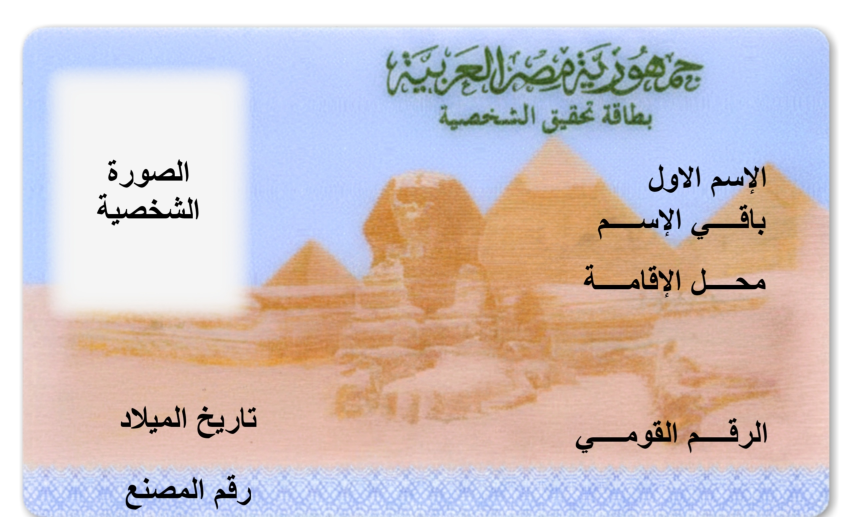
#> input picture assets/front_template.jpg, 2560 x 1550 px, found by its file name (shown at 1/3 size)
$ python clean_front_template.py
#> lines starting #> are read from the running program, lines starting #| are printed output that depends on the picture; after the words box and inside, x2 and y2 are one past the last pixel; in counts of white or black regions, pixels touching at a corner belong together
"""
One-time asset-cleanup script: erases the caption labels baked into
assets/front_template.jpg (e.g. "الإسم الاول", "تاريخ الميلاد") - these
were sitting exactly where generate_trial_ids.py now draws real values
(after this project's fields were recalibrated against a real card),
causing rendered values to visually collide with the template's own
label text and corrupting the synthetic benchmark (national_id exact
match dropped to 0/20).

This template is a generic mock asset already in the repo (a plain white
placeholder box, no real photo/personal data) - not derived from anyone's
real ID card, so it's safe to edit and commit.

Approach: a global color-based mask was tried first but the pyramid
silhouette's own shading has near-black, low-saturation pixels in its
darkest creases, indistinguishable from ink by color alone - it left
speckled inpainting artifacts across the graphic. Precise per-label
bounding boxes (measured directly off the template, see crop_labels.py
in this session's scratch dir) avoid that: Otsu-threshold dark pixels
*within* each small box only, so nothing outside a label's own footprint
is ever touched, then cv2.inpaint over just those pixels so the
surrounding texture stays intact instead of leaving a flat rectangle.
"""
import sys

import cv2
import numpy as np

TEMPLATE_PATH = "assets/front_template.jpg"
OUTPUT_PATH = sys.argv[1] if len(sys.argv) > 1 else "assets/front_template.jpg"

# Precise boxes (x0, y0, x1, y1), measured directly off the template by
# cropping and visually inspecting each label - not guessed.
LABEL_REGIONS = [
    (1900, 440, 2500, 600),   # "الإسم الاول" (first_name label)
    (1750, 580, 2500, 740),   # "باقي الإسم" (full_name label)
    (1720, 760, 2360, 910),   # "محل الإقامة" (address label)
    (1700, 1230, 2410, 1390), # "الرقم القومي" (national_id label)
    (190, 1190, 810, 1330),   # "تاريخ الميلاد" (birth_date label)
    (220, 1400, 750, 1550),   # "رقم المصنع" (serial_number label, over the blue border pattern)
    (250, 430, 750, 710),     # "الصورة الشخصية" (photo placeholder caption)
]


def main():
    image = cv2.imread(TEMPLATE_PATH)
#> image is the input picture: shape (1550, 2560, 3); mean B, G, R 196.1, 194.7, 206.9
    if image is None:
        raise SystemExit(f"Could not load {TEMPLATE_PATH}")

    h, w = image.shape[:2]
#> h = 1550; w = 2560
    mask = np.zeros((h, w), dtype=np.uint8)

    for (x0, y0, x1, y1) in LABEL_REGIONS:
        x0, y0 = max(0, x0), max(0, y0)
        x1, y1 = min(w, x1), min(h, y1)
        region = image[y0:y1, x0:x1]
        gray = cv2.cvtColor(region, cv2.COLOR_BGR2GRAY)
        # CLAHE first so a box straddling both the plain background and
        # the blue-border-pattern (serial_number) still gets a clean
        # ink-vs-background split from Otsu, instead of the busier area
        # dominating the histogram.
        clahe = cv2.createCLAHE(clipLimit=2.0, tileGridSize=(8, 8))
        gray = clahe.apply(gray)
        _, thresh = cv2.threshold(gray, 0, 255, cv2.THRESH_BINARY_INV + cv2.THRESH_OTSU)
        # A few more dilate iterations than the first pass - faint
        # anti-aliased glyph-edge pixels sat just below Otsu's cutoff and
        # survived as light ghosting after inpainting only the solid core.
        thresh = cv2.dilate(thresh, np.ones((3, 3), np.uint8), iterations=3)
        mask[y0:y1, x0:x1] = thresh
#> this loop made 7 passes
#> pass 1, in main, `region = image[y0:y1, x0:x1]`:
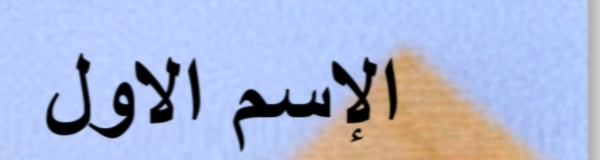
#> region: shape (160, 600, 3); mean B, G, R 214.2, 182.5, 171.9
#> pass 1, in main, `gray = cv2.cvtColor(region, cv2.COLOR_BGR2GRAY)`:
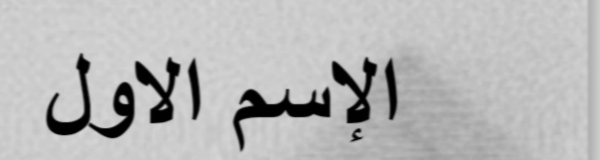
#> gray: shape (160, 600); min 0, max 214, mean 182.9
#> pass 1, in main, `_, thresh = cv2.threshold(gray, 0, 255, cv2.THRESH_BINARY_INV + cv2.TH..`:
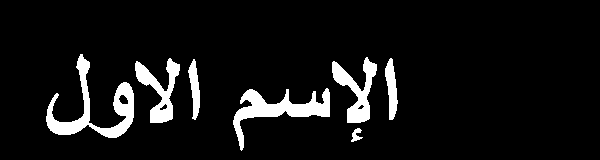
#> thresh: shape (160, 600); 7.6% white; 7 white regions, largest, box (x1, y1, x2, y2) and area: (46, 54, 134, 138) 2048, (233, 88, 330, 151) 1838, (332, 57, 377, 123) 1211
#> after the loop:
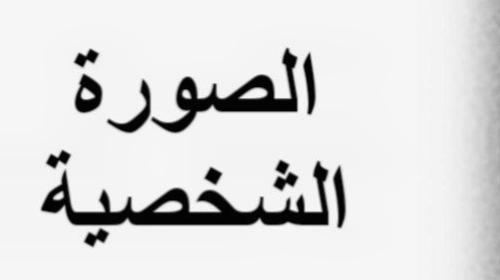
#> gray: shape (280, 500); min 2, max 252, mean 220.6
#> after the loop:
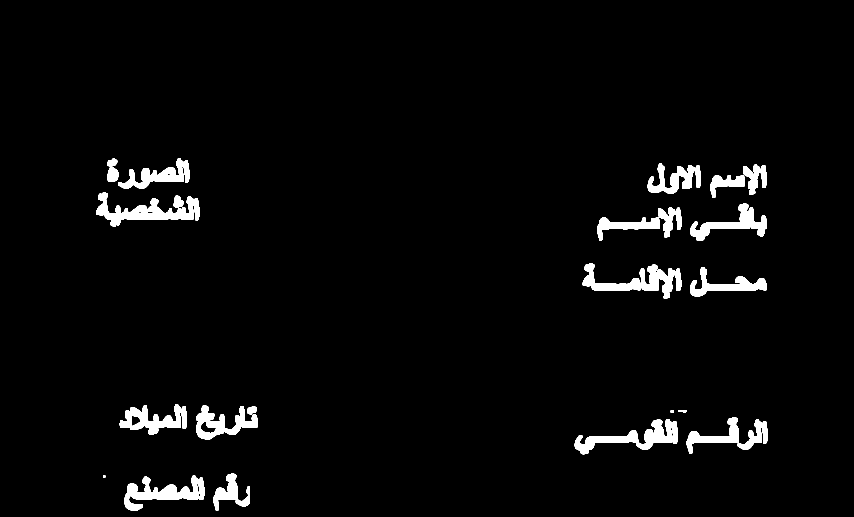
#> mask: shape (1550, 2560) (shown at 1/3 size); 3.1% white; 32 white regions, largest, box (x1, y1, x2, y2) and area: (288, 588, 598, 680) 11283, (1724, 1257, 2034, 1363) 11094, (374, 1427, 613, 1532) 9560
#> after the loop:
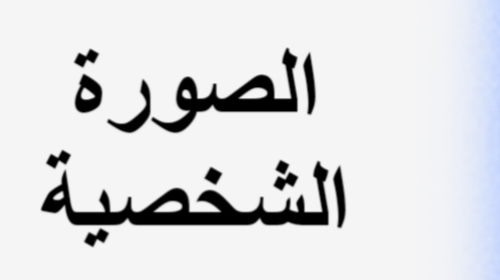
#> region: shape (280, 500, 3); mean B, G, R 224.2, 222.3, 221.4

    cleaned = cv2.inpaint(image, mask, inpaintRadius=7, flags=cv2.INPAINT_TELEA)
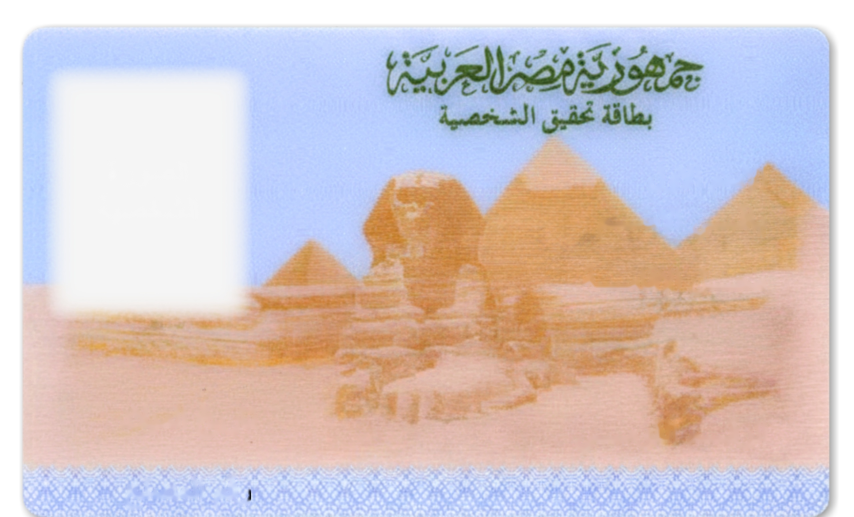
#> cleaned: shape (1550, 2560, 3) (shown at 1/3 size); mean B, G, R 199.3, 198, 210.5
    cv2.imwrite(OUTPUT_PATH, cleaned, [cv2.IMWRITE_JPEG_QUALITY, 95])
    print(f"Saved cleaned template to {OUTPUT_PATH}")


if __name__ == "__main__":
    main()
